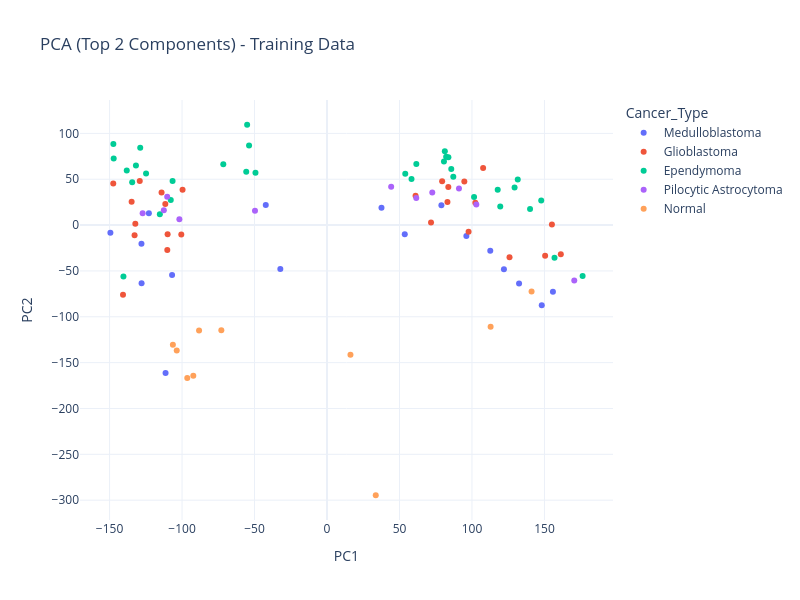

The code cell stored with this chart in its notebook:
### Markdown cell above
# 5. Dimensionality Reduction 
## 5.1 PCA (Principal Component Analysis)

### Code cell
import numpy as np
import pandas as pd
import matplotlib.pyplot as plt
import plotly.express as px
from sklearn.decomposition import PCA

def apply_pca(X_train, X_test, n_components=50):
    """
    Apply PCA to reduce high-dimensional gene expression data (54k features → n_components)
    Choose n_components based on explained variance (we use 50 for balance of speed/performance)
    """
    # Fit PCA ONLY on training data
    pca = PCA(n_components=n_components, random_state=10)
    X_train_pca = pca.fit_transform(X_train)
    X_test_pca = pca.transform(X_test)
    
    # Plot explained variance ratio
    plt.figure(figsize=(10, 6))
    plt.plot(np.cumsum(pca.explained_variance_ratio_), marker='o', linestyle='--')
    plt.xlabel('Number of PCA Components')
    plt.ylabel('Cumulative Explained Variance')
    plt.title(f'PCA Explained Variance (Total: {np.sum(pca.explained_variance_ratio_).round(3)*100}%)')
    plt.axhline(y=0.9, color='r', linestyle='-', label='90% Variance')
    plt.legend()
    plt.tight_layout()
    plt.savefig('pca_variance.png', dpi=300)
    plt.show()
    
    print(f"\n✅ PCA Applied: {n_components} components explain {np.sum(pca.explained_variance_ratio_).round(3)*100}% of variance")
    return X_train_pca, X_test_pca, pca

# Fit PCA model to X_train
# Transform X_train and X_test based on eigenvectors
from sklearn.preprocessing import StandardScaler
scaler = StandardScaler()
X_train_scaled = scaler.fit_transform(X_train)
X_test_scaled = scaler.transform(X_test)

# Apply PCA (reduce 54k features to 50 components)
X_train_pca, X_test_pca, pca = apply_pca(X_train_scaled, X_test_scaled, n_components=50)

# Plot the graph for PCA elbow method

def plot_pca_2d(X_pca, y, title):
    # Step 1: Convert NumPy array y to pandas Series (to use map)
    # OR use np.vectorize() for pure NumPy approach (alternative below)
    y_series = pd.Series(y)
    
    # Step 2: Map numerical labels to cancer type names
    cancer_mapping = {
        0: 'Normal', 
        1: 'Ependymoma', 
        2: 'Glioblastoma',
        3: 'Pilocytic Astrocytoma', 
        4: 'Medulloblastoma'
    }
    
    df_pca = pd.DataFrame({
        'PC1': X_pca[:, 0],
        'PC2': X_pca[:, 1],
        'Cancer_Type': y_series.map(cancer_mapping)  # Now works (pandas Series)
    })
    
    fig = px.scatter(
        df_pca, x='PC1', y='PC2', color='Cancer_Type',
        title=title, template='plotly_white',
        hover_data=['PC1', 'PC2', 'Cancer_Type']
    )
    fig.update_layout(width=800, height=600)
    fig.show()

plot_pca_2d(X_train_pca, y_train, 'PCA (Top 2 Components) - Training Data')

### Figure 1 — Plotly figure (JSON) as saved in the notebook; plotly's stock layout.template omitted (floating-point values rounded to 4 significant figures)
{"data": [{"customdata": [["Medulloblastoma"], ["Medulloblastoma"], ["Medulloblastoma"], ["Medulloblastoma"], ["Medulloblastoma"], ["Medulloblastoma"], ["Medulloblastoma"], ["Medulloblastoma"], ["Medulloblastoma"], ["Medulloblastoma"], ["Medulloblastoma"], ["Medulloblastoma"], ["Medulloblastoma"], ["Medulloblastoma"], ["Medulloblastoma"], ["Medulloblastoma"], ["Medulloblastoma"]], "hovertemplate": "Cancer_Type=%{customdata[0]}<br>PC1=%{x}<br>PC2=%{y}<extra></extra>", "legendgroup": "Medulloblastoma", "marker": {"color": "#636efa", "symbol": "circle"}, "mode": "markers", "name": "Medulloblastoma", "orientation": "v", "showlegend": true, "type": "scatter", "x": [-106.9, 37.58, 53.64, 78.91, 148.1, -149.4, -111.4, 155.8, -32.2, -128.0, 96.13, -127.9, 122.0, -42.24, 132.5, 112.6, -122.9], "xaxis": "x", "y": [-54.36, 18.91, -10.02, 21.61, -87.44, -8.292, -161.2, -72.74, -47.96, -20.37, -12.04, -63.48, -48.28, 21.86, -63.78, -27.98, 12.98], "yaxis": "y"}, {"customdata": [["Glioblastoma"], ["Glioblastoma"], ["Glioblastoma"], ["Glioblastoma"], ["Glioblastoma"], ["Glioblastoma"], ["Glioblastoma"], ["Glioblastoma"], ["Glioblastoma"], ["Glioblastoma"], ["Glioblastoma"], ["Glioblastoma"], ["Glioblastoma"], ["Glioblastoma"], ["Glioblastoma"], ["Glioblastoma"], ["Glioblastoma"], ["Glioblastoma"], ["Glioblastoma"], ["Glioblastoma"], ["Glioblastoma"], ["Glioblastoma"], ["Glioblastoma"], ["Glioblastoma"], ["Glioblastoma"]], "hovertemplate": "Cancer_Type=%{customdata[0]}<br>PC1=%{x}<br>PC2=%{y}<extra></extra>", "legendgroup": "Glioblastoma", "marker": {"color": "#EF553B", "symbol": "circle"}, "mode": "markers", "name": "Glioblastoma", "orientation": "v", "showlegend": true, "type": "scatter", "x": [-99.65, -132.2, -100.5, -110.2, -132.7, -134.8, -111.6, -114.1, 102.3, 79.42, 161.3, 61.07, -147.5, 97.66, 125.9, 150.5, -110.0, 83.68, 94.73, 83.09, 71.76, -140.7, 107.7, -129.2, 155.1], "xaxis": "x", "y": [38.6, 1.478, -10.14, -27.21, -11.06, 25.4, 22.97, 35.4, 24.42, 47.71, -31.94, 32.06, 45.39, -7.284, -35.1, -33.5, -10.05, 41.66, 47.53, 25.06, 2.922, -75.89, 62.19, 47.96, 0.6659], "yaxis": "y"}, {"customdata": [["Ependymoma"], ["Ependymoma"], ["Ependymoma"], ["Ependymoma"], ["Ependymoma"], ["Ependymoma"], ["Ependymoma"], ["Ependymoma"], ["Ependymoma"], ["Ependymoma"], ["Ependymoma"], ["Ependymoma"], ["Ependymoma"], ["Ependymoma"], ["Ependymoma"], ["Ependymoma"], ["Ependymoma"], ["Ependymoma"], ["Ependymoma"], ["Ependymoma"], ["Ependymoma"], ["Ependymoma"], ["Ependymoma"], ["Ependymoma"], ["Ependymoma"], ["Ependymoma"], ["Ependymoma"], ["Ependymoma"], ["Ependymoma"], ["Ependymoma"], ["Ependymoma"], ["Ependymoma"], ["Ependymoma"], ["Ependymoma"]], "hovertemplate": "Cancer_Type=%{customdata[0]}<br>PC1=%{x}<br>PC2=%{y}<extra></extra>", "legendgroup": "Ependymoma", "marker": {"color": "#00cc96", "symbol": "circle"}, "mode": "markers", "name": "Ependymoma", "orientation": "v", "showlegend": true, "type": "scatter", "x": [101.4, -115.3, 83.74, 81.28, -53.78, 147.8, 117.8, 80.67, 82.19, -140.4, -107.8, 119.5, 156.9, 58.3, -131.8, 140.1, 131.6, -71.56, 85.72, 53.98, 129.4, 87.12, -49.36, -128.9, -106.5, -134.4, -138.1, -55.73, -124.8, -147.2, -55.11, -147.4, 61.62, 176.3], "xaxis": "x", "y": [30.68, 11.72, 74.09, 80.55, 86.71, 26.73, 38.5, 69.36, 74.52, -56.03, 27.23, 20.39, -35.58, 50.21, 64.96, 17.43, 49.62, 66.41, 61.11, 55.9, 41.01, 52.64, 57.15, 84.31, 48.17, 46.66, 59.49, 58.09, 56.29, 72.69, 109.4, 88.54, 66.51, -55.66], "yaxis": "y"}, {"customdata": [["Pilocytic Astrocytoma"], ["Pilocytic Astrocytoma"], ["Pilocytic Astrocytoma"], ["Pilocytic Astrocytoma"], ["Pilocytic Astrocytoma"], ["Pilocytic Astrocytoma"], ["Pilocytic Astrocytoma"], ["Pilocytic Astrocytoma"], ["Pilocytic Astrocytoma"], ["Pilocytic Astrocytoma"], ["Pilocytic Astrocytoma"]], "hovertemplate": "Cancer_Type=%{customdata[0]}<br>PC1=%{x}<br>PC2=%{y}<extra></extra>", "legendgroup": "Pilocytic Astrocytoma", "marker": {"color": "#ab63fa", "symbol": "circle"}, "mode": "markers", "name": "Pilocytic Astrocytoma", "orientation": "v", "showlegend": true, "type": "scatter", "x": [103.0, -110.3, -101.8, -112.6, 61.56, -127.2, 170.6, 44.25, 91.03, -49.69, 72.62], "xaxis": "x", "y": [22.54, 30.85, 6.451, 16.28, 29.63, 12.88, -60.41, 41.81, 39.81, 15.57, 35.62], "yaxis": "y"}, {"customdata": [["Normal"], ["Normal"], ["Normal"], ["Normal"], ["Normal"], ["Normal"], ["Normal"], ["Normal"], ["Normal"], ["Normal"]], "hovertemplate": "Cancer_Type=%{customdata[0]}<br>PC1=%{x}<br>PC2=%{y}<extra></extra>", "legendgroup": "Normal", "marker": {"color": "#FFA15A", "symbol": "circle"}, "mode": "markers", "name": "Normal", "orientation": "v", "showlegend": true, "type": "scatter", "x": [33.62, -88.28, 141.1, -106.3, 16.17, -96.4, -92.25, 112.9, -72.9, -103.7], "xaxis": "x", "y": [-294.6, -114.9, -72.3, -130.5, -141.5, -166.8, -164.3, -111.0, -114.8, -136.8], "yaxis": "y"}], "layout": {"height": 600, "legend": {"title": {"text": "Cancer_Type"}, "tracegroupgap": 0}, "title": {"text": "PCA (Top 2 Components) - Training Data"}, "width": 800, "xaxis": {"anchor": "y", "domain": [0, 1], "title": {"text": "PC1"}}, "yaxis": {"anchor": "x", "domain": [0, 1], "title": {"text": "PC2"}}}}
